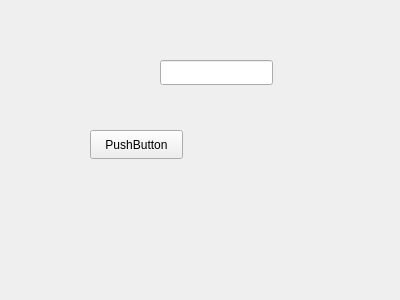
<?xml version="1.0" encoding="UTF-8"?>
<ui version="4.0">
 <class>LoginPage</class>
 <widget class="QWidget" name="LoginPage">
  <property name="geometry">
   <rect>
    <x>0</x>
    <y>0</y>
    <width>400</width>
    <height>300</height>
   </rect>
  </property>
  <property name="windowTitle">
   <string>Form</string>
  </property>
  <widget class="QLineEdit" name="lineEditPinCode">
   <property name="geometry">
    <rect>
     <x>160</x>
     <y>60</y>
     <width>113</width>
     <height>25</height>
    </rect>
   </property>
   <property name="echoMode">
    <enum>QLineEdit::Password</enum>
   </property>
  </widget>
  <widget class="QPushButton" name="pushButton">
   <property name="geometry">
    <rect>
     <x>90</x>
     <y>130</y>
     <width>93</width>
     <height>29</height>
    </rect>
   </property>
   <property name="text">
    <string>PushButton</string>
   </property>
  </widget>
 </widget>
 <resources/>
 <connections/>
</ui>
